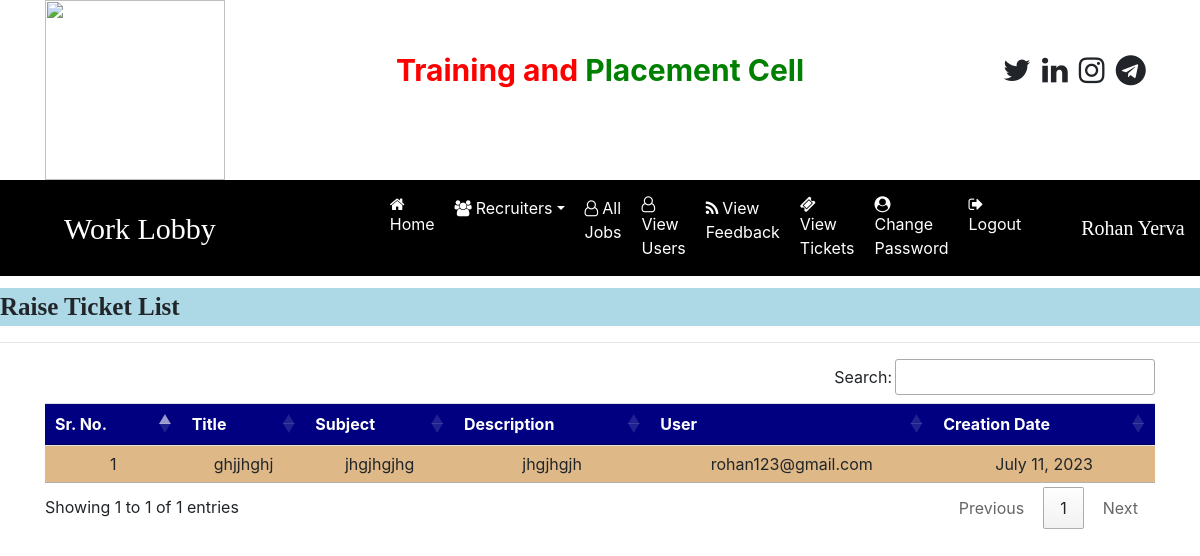
The app's page /ticket_list (signed in) with its own data.
### job/models.py (models this page shows, shortened)
class Ticket(models.Model):
    title = models.CharField(max_length=100)
    subject = models.CharField(max_length=50)
    description = models.TextField()
    user = models.ForeignKey(User, on_delete=models.CASCADE)
    created_at = models.DateField()

### job/views.py (the view)
# urls.py: path('ticket_list',ticket_list,name="ticket_list"),
def ticket_list(request):
    if not request.user.is_authenticated:
        return redirect('admin_login')
    data = Ticket.objects.all()
    d = {'data': data}
    return render(request,'ticket_list.html',d)

### job/templates/ticket_list.html (shortened to what this page needs)
{% load static %}
{% block body %}
{% include 'admin_navigation.html'%}
<marquee style="font-family: 'Monotype Corsiva'; font-size:25px; color:darkcolor; background-color:lightblue; font-weight:bold; margin-top:1%">
   Raise Ticket List
</marquee>
<hr>
<div class="container">
<table class="table table-hover" id="example">
    <thead>
    <tr style="background-color: #000080; color:white">
        <th>Sr. No.</th>
        <th>Title</th>
        <th>Subject</th>
        <th>Description</th>
        <th>User</th>
        <th>Creation Date</th>
    </tr>
    </thead>
    <tbody>
    {% for i in data %}
    <tr style="background-color: #DEB887 ">
        <td>{{forloop.counter}}</td>
        <td>{{i.title}}</td>
        <td>{{i.subject}}</td>
        <td>{{i.description}}</td>
        <td>{{i.user.username}}</td>
        <td>{{i.created_at}}</td>
    </tr>
    {% endfor %}
    </tbody>
</table>
</div>
{% endblock body%}

### job/templates/admin_navigation.html (shortened to what this page needs)
<html>
<head>
{% load static %}
  <link rel="stylesheet" href="https://cdn.jsdelivr.net/npm/bootstrap@4.6.2/dist/css/bootstrap.min.css">
<link rel="stylesheet" href="https://cdnjs.cloudflare.com/ajax/libs/font-awesome/4.7.0/css/font-awesome.min.css">
    <link rel = "stylesheet" href = "https://cdn.datatables.net/1.13.4/css/jquery.dataTables.min.css">
    <link rel = "stylesheet" href = "https://cdn.datatables.net/buttons/2.3.6/css/buttons.dataTables.min.css">
</head>
<body>
<div class="container">
    <div class="row">
        <div class="col-sm-3">
            <img src="{% static 'images/job1.jpg' %}" style="width:180px;height=150px">
        </div>
        <div class="col-sm-6 mt-5 text-center">
            <span style="font-weight:bold; font-size:30px">
                <span style="color:red">Training and</span>
                <span style="color:green">Placement Cell</span>
            </span>
        </div>
         <div class="col-sm-3 mt-5" style="padding-left:10%">
            <span style="font-weight:bold; font-size:30px">
               <span><i class="fa fa-twitter pl-1"></i></span>
                <span><i class="fa fa-linkedin pl-1"></i></span>
                <span><i class="fa fa-instagram pl-1"></i></span>
                <span><i class="fa fa-telegram pl-1"></i></span>
            </span>
        </div>
    </div>
</div>
<nav class="navbar navbar-expand-sm" style="background-color: black">
    <a class="navbar-brand text-white pl-5 font-weight:bold" style="font-family:'Monotype Corsiva';font-size:30px">Work Lobby</a>
<ul class="navbar-nav">
    <li class="nav-item">
        <a class="nav-link" href="{% url 'admin_home' %}" style="margin-left:150px"><i class="fa fa-home mr-1"></i>Home</a>
    </li>
    <li class="nav-item dropdown">
        <a class="nav-link dropdown-toggle" href="#" data-toggle="dropdown"><i class="fa fa-users mr-1"></i>Recruiters</a>
    </li>
     <li class="nav-item">
        <a class="nav-link" href="{% url 'admin_job' %}" ><i class="fa fa-user-o mr-1"></i>All Jobs</a>
    </li>
     <li class="nav-item">
        <a class="nav-link" href="{% url 'view_users' %}" ><i class="fa fa-user-o mr-1"></i>View Users</a>
    </li>
    <li class="nav-item">
        <a class="nav-link" href="{% url 'feedback_list' %}" ><i class="fa fa-rss mr-1"></i>View Feedback</a>
    </li>
    <li class="nav-item">
        <a class="nav-link" href="{% url 'ticket_list' %}" ><i class="fa fa-ticket mr-1"></i>View Tickets</a>
    </li>
    <li class="nav-item">
        <a class="nav-link" href="{% url 'change_passwordadmin' %}" ><i class="fa fa-user-circle mr-1"></i>Change Password</a>
    </li>
    <li class="nav-item">
        <a class="nav-link" href="{% url 'Logout' %}" ><i class="fa fa-sign-out mr-1"></i>Logout</a>
    </li>
</ul>
        <a class="navbar-brand text-white pl-5 font-weight:bold" style="font-family:'Monotype Corsiva';font-size:20px">{{request.user.first_name}} {{request.user.last_name}}</a>
</nav>
</body>
</html>

### job/templates/admin_navigation.html (style rules this page uses)
.nav-link { color:white !important; margin-right:4px; }

### job/templates/ticket_list.html (style rules this page uses)
tr { text-align: center; }

### records on screen
Ticket: title "ghjjhghj", subject "jhgjhgjhg", description "jhgjhgjh", user.username "rohan123@gmail.com", created_at "July 11, 2023"

### other values on screen
{{ request.user.first_name }} "Rohan"
{{ request.user.last_name }} "Yerva"
